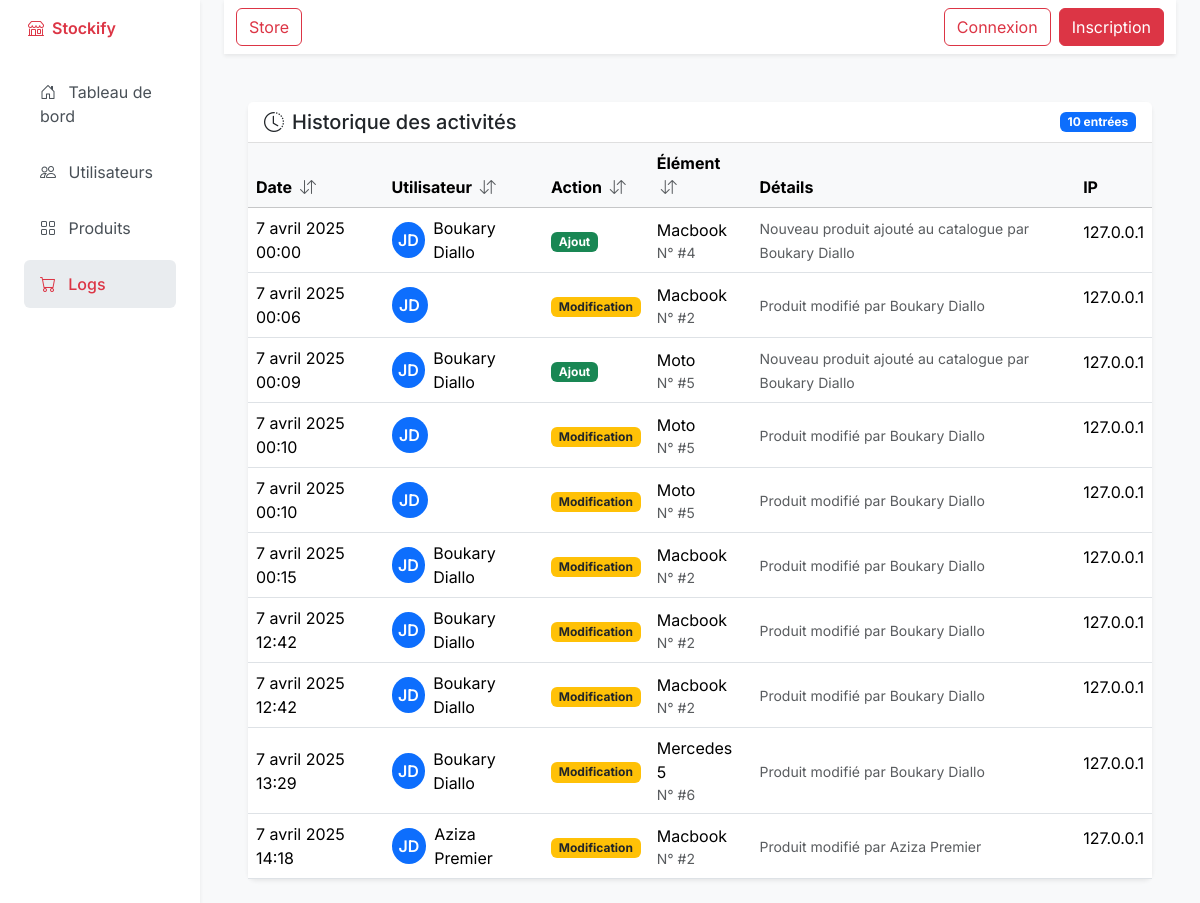
The page /logs/ on the database as committed earlier.
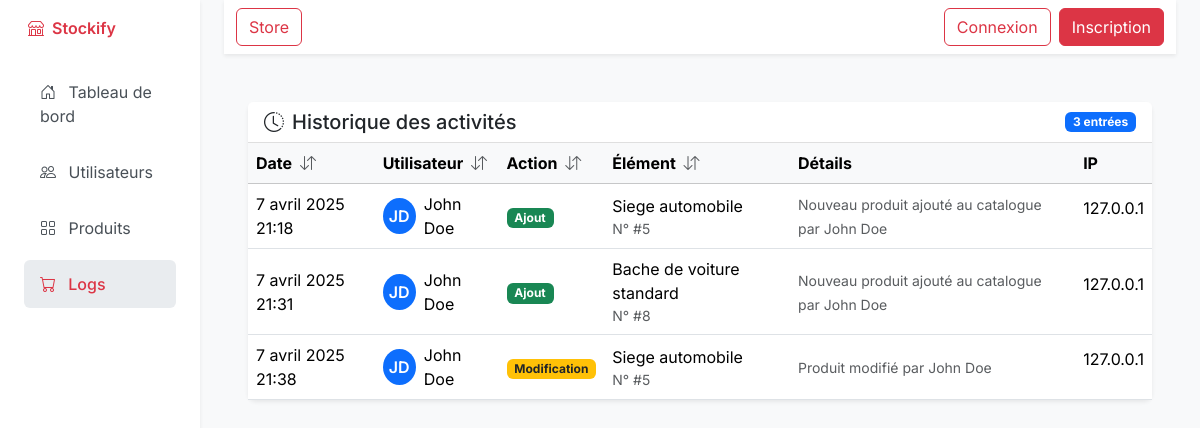
The same page on the database as committed later.
### inventory/models.py (models this page shows, shortened)
class ActivityLog(models.Model):
    ACTION_CHOICES = [
        ('add', 'Ajout'),
        ('update', 'Modification'),
        ('delete', 'Suppression'),
    ]
    activity_id = models.CharField(max_length=100)
    date_time = models.DateTimeField(auto_now_add=True)
    user_email = models.CharField(max_length=255)
    user_fullname = models.CharField(max_length=255)
    ip_address = models.GenericIPAddressField()
    action = models.CharField(max_length=10, choices=ACTION_CHOICES)
    object_type = models.CharField(max_length=100)
    object_id = models.CharField(max_length=100)
    object_name = models.CharField(max_length=255, blank=True)
    changes = models.JSONField(null=True, blank=True)
    message = models.TextField(blank=True)

### stockify/views.py (the view)
# urls.py: path('logs/', logs, name="logs"),
def logs(request):
    logs = ActivityLog.objects.all()
    return render(request, 'logs.html', context={'logs': logs,})

### templates/logs.html (shortened to what this page needs)
{% extends "layout.html" %}
{% block content %}
<div class="card border-0 shadow-sm">
    <div class="card-header bg-white d-flex justify-content-between align-items-center">
        <h5 class="card-title mb-0">
            <i class="bi bi-clock-history me-2"></i>Historique des activités
        </h5>
        <span class="badge bg-primary" id="logCount">{{ logs|length }} entrées</span>
    </div>
    <div class="card-body p-0">
        <div class="table-responsive">
            <table class="table table-hover align-middle mb-0">
                <thead class="table-light">
                    <tr>
                        <th scope="col" class="sortable" data-sort="date">
                            Date <i class="bi bi-arrow-down-up text-muted ms-1"></i>
                        </th>
                        <th scope="col" class="sortable" data-sort="user">
                            Utilisateur <i class="bi bi-arrow-down-up text-muted ms-1"></i>
                        </th>
                        <th scope="col" class="sortable" data-sort="action">
                            Action <i class="bi bi-arrow-down-up text-muted ms-1"></i>
                        </th>
                        <th scope="col" class="sortable" data-sort="item">
                            Élément <i class="bi bi-arrow-down-up text-muted ms-1"></i>
                        </th>
                        <th scope="col">Détails</th>
                        <th scope="col">IP</th>
                    </tr>
                </thead>
                <tbody>
                    {% for log in logs %}
                    <tr>
                        <td>
                            <div class="d-flex flex-column">
                                <span>{{ log.date_time }}</span>
                            </div>
                        </td>
                        <td>
                            <div class="d-flex align-items-center">
                                <div class="avatar me-2 bg-primary text-white">JD</div>
                                <div>{{ log.user_fullname }}</div>
                            </div>
                        </td>
                        <td>
                            <span class="badge {% if log.action == 'add' %} bg-success{% elif log.action == 'update' %}text-dark bg-warning{% else %}bg-danger{% endif %}">
                                        {% if log.action == 'add' %}
                                            Ajout
                                        {% elif log.action == 'update' %}
                                            Modification
                                        {% else %}
                                            Suppression
                                        {% endif %}
                                    </span>
                        </td>
                        <td>
                            <div class="d-flex align-items-center">
                                <div>
                                    <span>{{ log.object_name }}</span>
                                    <small class="d-block text-muted">N° #{{ log.object_id }}</small>
                                </div>
                            </div>
                        </td>
                        <td>
                            <span class="text-muted small">{{ log.message }}</span>
                        </td>
                        <td>
                            <p>{{ log.ip_address }}</p>
                        </td>
                    </tr>
                    {% endfor %}
                </tbody>
            </table>
        </div>
    </div>
</div>
{% endblock %}

### templates/layout.html (shortened to what this page needs)
<!DOCTYPE html>
<html lang="fr">
<head>
    <link href="https://cdn.jsdelivr.net/npm/bootstrap@5.3.2/dist/css/bootstrap.min.css" rel="stylesheet">
    <link rel="stylesheet" href="https://cdn.jsdelivr.net/npm/bootstrap-icons@1.11.1/font/bootstrap-icons.css">
</head>
<body>
    <div class="container-fluid">
        <div class="row">
           {% load static %}
<div class="col-md-3 col-lg-2 d-md-block sidebar collapse">
    <div class="position-sticky pt-3">
        <div class="d-flex text-danger mb-4 px-3">
            <a class="navbar-brand" href="{% url 'index' %}">
                <i class="bi bi-shop me-2"></i>Stockify
            </a>
            <button class="navbar-toggler" type="button" data-bs-toggle="collapse" data-bs-target="#navbarSupportedContent" aria-controls="navbarSupportedContent" aria-expanded="false" aria-label="Toggle navigation">
                <span class="navbar-toggler-icon"></span>
            </button>
        </div>
        <ul class="nav flex-column">
            <li class="nav-item">
                <a class="nav-link {% if request.resolver_match.url_name == '/' %}active{% endif %}" href="{% url 'index' %}">
                    <i class="bi bi-house-door"></i>
                    Tableau de bord
                </a>
            </li>
            <li class="nav-item">
                <a class="nav-link {% if request.resolver_match.url_name == 'accounts' %}active{% endif %}" href="{% url 'accounts' %}">
                    <i class="bi bi-people"></i>
                    Utilisateurs
                </a>
            </li>
            <li class="nav-item">
                <a class="nav-link {% if request.resolver_match.url_name == 'products' %}active{% endif %}" href="{% url 'products' %}">
                    <i class="bi bi-grid"></i>
                    Produits
                </a>
            </li>
            <li class="nav-item">
                <a class="nav-link {% if request.resolver_match.url_name == 'logs' %}active{% endif %}" href="{% url 'logs' %}">
                    <i class="bi bi-cart"></i>
                    Logs
                </a>
            </li>
        </ul>
    </div>
</div>
            <div class="col-md-9 ms-sm-auto col-lg-10 px-md-4">
                <nav class="navbar navbar-expand-lg navbar-light sticky-top mb-4">
    <div class="container-fluid d-flex justify-content-between align-items-center">
        <a href="{% url 'store:index' %}" class="btn btn-outline-danger me-2">Store</a>
        <div class="d-flex align-items-center ms-auto">
            {% if user.is_authenticated %}
            <div class="dropdown">
                <a class="user-info dropdown-toggle text-decoration-none" href="#" role="button" id="userDropdown" data-bs-toggle="dropdown" aria-expanded="false">
                    <div class="avatar">
                        {{ user.fullname|slice:":1" }}
                    </div>
                    <div class="d-none d-sm-block">
                        <div class="fw-medium text-dark">{{ user.fullname }}</div>
                        <div class="small text-muted">
                            {% if user.role == 'admin' %}
                                Administrateur
                            {% elif user.role == 'editor' %}
                                Éditeur
                            {% else %}
                                Lecteur
                            {% endif %}
                        </div>
                    </div>
                </a>
                <ul class="dropdown-menu dropdown-menu-end" aria-labelledby="userDropdown">
                    <li><a class="dropdown-item" href="{% url 'logout' %}"><i class="bi bi-box-arrow-right me-2"></i>Déconnexion</a></li>
                </ul>
            </div>
            {% else %}
            <a href="{% url 'signin' %}" class="btn btn-outline-danger me-2">Connexion</a>
            <a href="{% url 'signup' %}" class="btn btn-danger">Inscription</a>
            {% endif %}
        </div>
    </div>
</nav>
                <main class="main-content">
                    {% block content %}{% endblock %}
                </main>
            </div>
        </div>
    </div>
</body>
</html>

### templates/layout.html (style rules this page uses)
body { font-family: 'Inter', sans-serif; background-color: #f8f9fa; }
.sidebar { min-height: 100vh; box-shadow: 0 0.125rem 0.25rem rgba(0, 0, 0, 0.075); background-color: #fff; }
.sidebar .nav-link { color: #495057; border-radius: 0.375rem; margin: 0.25rem 0.75rem; padding: 0.75rem 1rem; }
.sidebar .nav-link.active { background-color: #e9ecef; color: #dc3545;; font-weight: 500; }
.sidebar .nav-link i { margin-right: 0.5rem; }
.main-content { padding: 1.5rem; }
.navbar { box-shadow: 0 0.125rem 0.25rem rgba(0, 0, 0, 0.075); background-color: #fff; }
.navbar-brand { font-weight: 600; }
.avatar { width: 36px; height: 36px; border-radius: 50%; background-color: #e9ecef; display: flex; align-items: center; justify-content: center; margin-right: 0.75rem; color: #495057; font-weight: 600; }
.card { border-radius: 0.5rem; border: none; box-shadow: 0 0.125rem 0.25rem rgba(0, 0, 0, 0.075); }
.card-header { background-color: #fff; border-bottom: 1px solid rgba(0, 0, 0, 0.125); font-weight: 600; }

Rows that differ between the two databases and show on the page:
removed ActivityLog: date_time "7 avril 2025 00:00", user_fullname "Boukary Diallo", action "Ajout", object_name "Macbook", object_id "4", message "Nouveau produit ajouté au catalogue par Boukary Diallo", ip_address "127.0.0.1"
removed ActivityLog: date_time "7 avril 2025 00:06", action "Modification", object_name "Macbook", object_id "2", message "Produit modifié par Boukary Diallo", ip_address "127.0.0.1"
removed ActivityLog: date_time "7 avril 2025 00:09", user_fullname "Boukary Diallo", action "Ajout", object_name "Moto", object_id "5", message "Nouveau produit ajouté au catalogue par Boukary Diallo", ip_address "127.0.0.1"
removed ActivityLog: date_time "7 avril 2025 00:10", action "Modification", object_name "Moto", object_id "5", message "Produit modifié par Boukary Diallo", ip_address "127.0.0.1"
removed ActivityLog: date_time "7 avril 2025 00:10", action "Modification", object_name "Moto", object_id "5", message "Produit modifié par Boukary Diallo", ip_address "127.0.0.1"
removed ActivityLog: date_time "7 avril 2025 00:15", user_fullname "Boukary Diallo", action "Modification", object_name "Macbook", object_id "2", message "Produit modifié par Boukary Diallo", ip_address "127.0.0.1"
removed ActivityLog: date_time "7 avril 2025 12:42", user_fullname "Boukary Diallo", action "Modification", object_name "Macbook", object_id "2", message "Produit modifié par Boukary Diallo", ip_address "127.0.0.1"
removed ActivityLog: date_time "7 avril 2025 12:42", user_fullname "Boukary Diallo", action "Modification", object_name "Macbook", object_id "2", message "Produit modifié par Boukary Diallo", ip_address "127.0.0.1"
removed ActivityLog: date_time "7 avril 2025 13:29", user_fullname "Boukary Diallo", action "Modification", object_name "Mercedes 5", object_id "6", message "Produit modifié par Boukary Diallo", ip_address "127.0.0.1"
removed ActivityLog: date_time "7 avril 2025 14:18", user_fullname "Aziza Premier", action "Modification", object_name "Macbook", object_id "2", message "Produit modifié par Aziza Premier", ip_address "127.0.0.1"
added ActivityLog: date_time "7 avril 2025 21:18", user_fullname "John Doe", action "Ajout", object_name "Siege automobile", object_id "5", message "Nouveau produit ajouté au catalogue par John Doe", ip_address "127.0.0.1"
added ActivityLog: date_time "7 avril 2025 21:31", user_fullname "John Doe", action "Ajout", object_name "Bache de voiture standard", object_id "8", message "Nouveau produit ajouté au catalogue par John Doe", ip_address "127.0.0.1"
added ActivityLog: date_time "7 avril 2025 21:38", user_fullname "John Doe", action "Modification", object_name "Siege automobile", object_id "5", message "Produit modifié par John Doe", ip_address "127.0.0.1"
Other text that changed with them:
{{ logs|length }}: "10" → "3"
